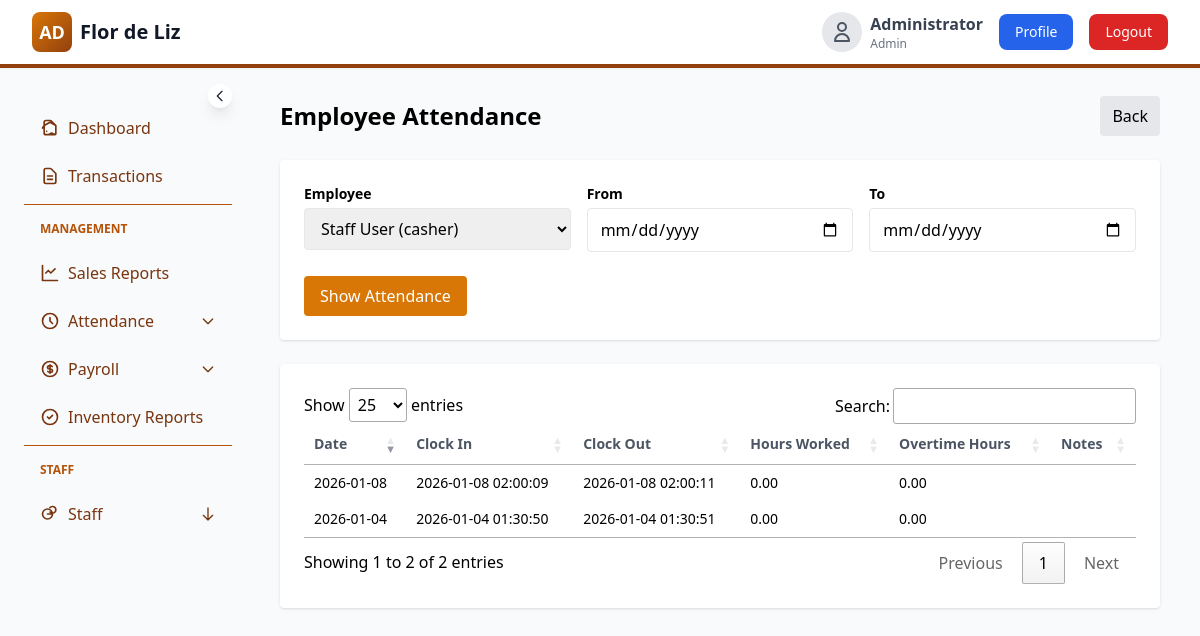
Before: /admin/attendance/view.php?employee_id=1 (signed in) with the older database file.
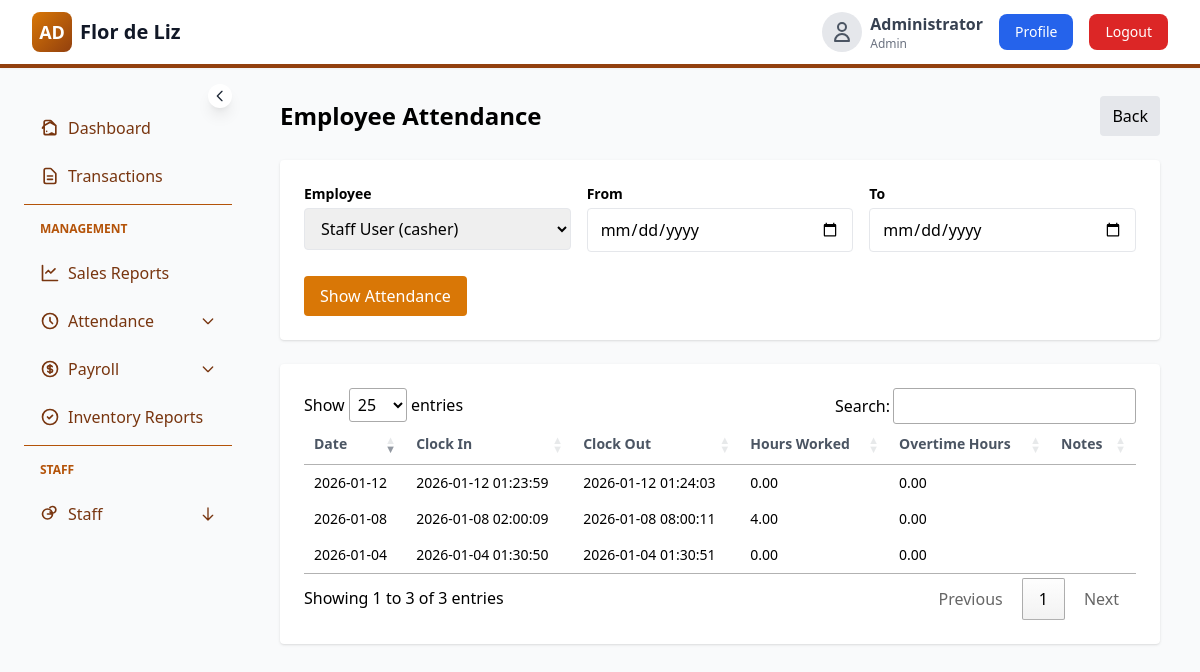
After: the same page with the newer database file.
### tables this page shows
CREATE TABLE `attendance` (
  `id` int(11) NOT NULL,
  `employee_id` int(11) NOT NULL,
  `clock_in` datetime DEFAULT NULL,
  `clock_out` datetime DEFAULT NULL,
  `attendance_date` date NOT NULL,
  `hours_worked` decimal(5,2) DEFAULT NULL,
  `overtime_hours` decimal(5,2) DEFAULT 0.00,
  `notes` text DEFAULT NULL,
  `created_at` timestamp NOT NULL DEFAULT current_timestamp()
);

### admin/attendance/view.php (the view, shortened to what this page needs)
<?php
$conn = require_once __DIR__ . '/../../config/database.php';
$emps = [];
$res = $conn->query("SELECT id, first_name, last_name, position FROM employees WHERE is_active = 1 ORDER BY first_name, last_name");
while ($r = $res->fetch_assoc()) $emps[] = $r;
$employee_id = $_GET['employee_id'] ?? '';
$from = $_GET['from'] ?? '';
$to = $_GET['to'] ?? '';
$attendance = [];
if ($employee_id) {
    $query = "SELECT id, attendance_date, clock_in, clock_out, hours_worked, overtime_hours, notes
              FROM attendance
              WHERE employee_id = ?";
    $params = [];
    if ($from && $to) {
        $query .= " AND attendance_date BETWEEN ? AND ?";
        $params = [$employee_id, $from, $to];
    } else {
        $params = [$employee_id];
    }
    $stmt = $conn->prepare($query);
    if ($stmt) {
        if (count($params) === 1) $stmt->bind_param('i', $params[0]);
        elseif (count($params) === 3) $stmt->bind_param('iss', $params[0], $params[1], $params[2]);
        $stmt->execute();
        $res = $stmt->get_result();
        while ($row = $res->fetch_assoc()) $attendance[] = $row;
    }
}
?>
<!doctype html>
<html>
<head>
<script src="https://cdn.tailwindcss.com"></script>
<link rel="stylesheet" href="https://cdn.datatables.net/1.13.6/css/jquery.dataTables.min.css">
</head>
<body class="bg-gray-50">
<?php require_once __DIR__ . '/../../includes/sidebar_navigation.php'; ?>
<div class="absolute w-full -ml-2 top-12">
    <div id="main-content" class="flex-1 px-4 sm:px-6 lg:px-8 py-12">
        <div class="max-w-5xl mx-auto">
            <div class="flex justify-between items-center mb-6">
                <h2 class="text-2xl font-bold">Employee Attendance</h2>
                <a href="../payroll.php" class="px-3 py-2 bg-gray-200 rounded">Back</a>
            </div>
            <div class="bg-white p-6 rounded shadow mb-6">
                <form method="get" class="grid grid-cols-3 gap-4">
                    <div>
                        <label class="block text-sm font-semibold mb-1">Employee</label>
                        <select name="employee_id" class="w-full border px-3 py-2 rounded">
<?php foreach ($emps as $e): ?>
                            <option value="<?php echo $e['id']; ?>" <?php echo ($employee_id == $e['id']) ? 'selected' : ''; ?>><?php echo htmlspecialchars($e['first_name'].' '.$e['last_name'].' ('.$e['position'].')'); ?></option>
<?php endforeach; ?>
                        </select>
                    </div>
                    <div>
                        <label class="block text-sm font-semibold mb-1">From</label>
                        <input type="date" name="from" value="<?php echo htmlspecialchars($from); ?>" class="w-full border px-3 py-2 rounded">
                    </div>
                    <div>
                        <label class="block text-sm font-semibold mb-1">To</label>
                        <input type="date" name="to" value="<?php echo htmlspecialchars($to); ?>" class="w-full border px-3 py-2 rounded">
                    </div>
                    <div class="col-span-3 mt-2">
                        <button type="submit" class="px-4 py-2 bg-amber-600 text-white rounded">Show Attendance</button>
                    </div>
                </form>
            </div>
            <div class="bg-white p-6 rounded shadow">
                <table id="attendance-table" class="w-full text-sm">
                    <thead>
                        <tr class="text-left text-gray-600 border-b">
                            <th class="py-2">Date</th>
                            <th class="py-2">Clock In</th>
                            <th class="py-2">Clock Out</th>
                            <th class="py-2">Hours Worked</th>
                            <th class="py-2">Overtime Hours</th>
                            <th class="py-2">Notes</th>
                        </tr>
                    </thead>
                    <tbody>
<?php foreach ($attendance as $a): ?>
                        <tr class="border-b">
                            <td class="py-2"><?php echo htmlspecialchars($a['attendance_date']); ?></td>
                            <td class="py-2"><?php echo htmlspecialchars($a['clock_in']); ?></td>
                            <td class="py-2"><?php echo htmlspecialchars($a['clock_out']); ?></td>
                            <td class="py-2"><?php echo htmlspecialchars($a['hours_worked']); ?></td>
                            <td class="py-2"><?php echo htmlspecialchars($a['overtime_hours']); ?></td>
                            <td class="py-2"><?php echo htmlspecialchars($a['notes']); ?></td>
                        </tr>
<?php endforeach; ?>
                    </tbody>
                </table>
            </div>
        </div>
    </div>
</div>
</body>
</html>

Changed rows visible on the page:
changed attendance (number 2 of 3 on the later page): clock_out "2026-01-08 02:00:11" → "2026-01-08 08:00:11"; hours_worked "0.00" → "4.00"
added attendance: attendance_date "2026-01-12", clock_in "2026-01-12 01:23:59", clock_out "2026-01-12 01:24:03", hours_worked "0.00", overtime_hours "0.00"
Other visible differences:
text written by a page script: "Show entries Search: Showing 1 to 2 of 2 entries Previous 1 Next" → "Show entries Search: Showing 1 to 3 of 3 entries Previous 1 Next"
